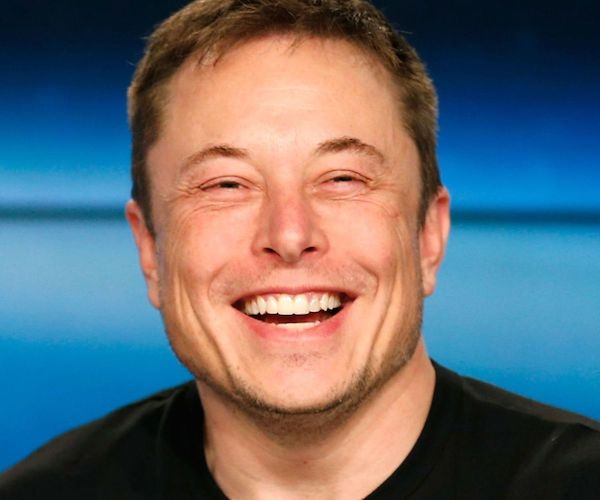
#> input picture Images/week1/musk.jpg, 600 x 500 px
$ python 7.Color_Channels.py
#> lines starting #> are read from the running program, lines starting #| are printed output that depends on the picture
import cv2
import matplotlib.pyplot as plt
plt.rc('image', cmap='gray')


colorPath = "Images/week1/musk.jpg"
img = cv2.imread(colorPath, cv2.IMREAD_COLOR)
#> img is the input picture: shape (500, 600, 3); mean B, G, R 112.1, 105.5, 100.1

b,g,r = cv2.split(img)
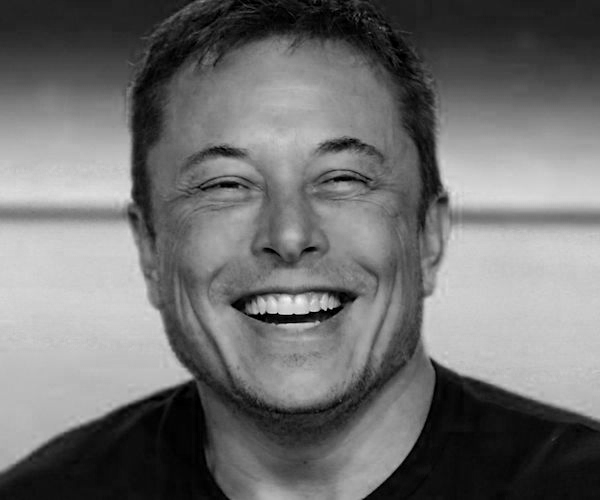
#> b: shape (500, 600); min 0, max 243, mean 112.1
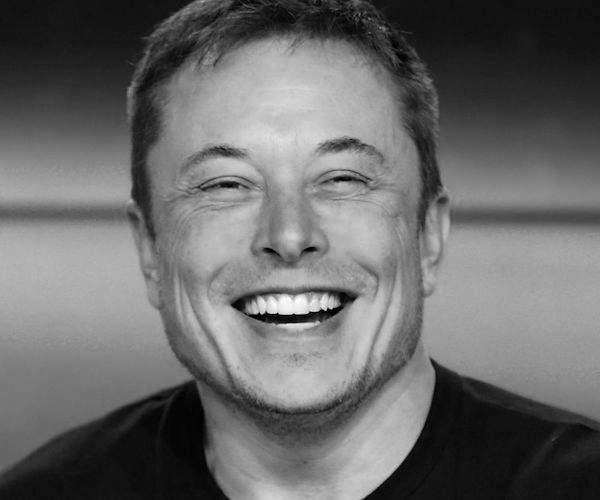
#> g: shape (500, 600); min 0, max 255, mean 105.5
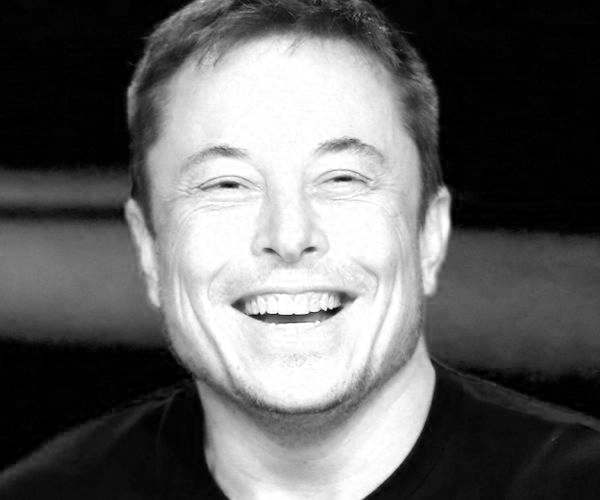
#> r: shape (500, 600); min 0, max 255, mean 100.1


plt.figure(figsize=[20,5])
'''
plt.subplot(1,4,1);plt.imshow(img[:,:,::-1]);plt.title("Original")
plt.subplot(1,4,2);plt.imshow(img[:,:,0]);plt.title("Blue CHannel")
plt.subplot(1,4,3);plt.imshow(img[:,:,1]);plt.title("Green Channel")
plt.subplot(1,4,4);plt.imshow(img[:,:,2]);plt.title("Red Channel")
'''
plt.subplot(1,4,1);plt.imshow(img[:,:,::-1]);plt.title("Original")
plt.subplot(1,4,2);plt.imshow(b);plt.title("Blue CHannel")
plt.subplot(1,4,3);plt.imshow(g);plt.title("Green Channel")
plt.subplot(1,4,4);plt.imshow(r);plt.title("Red Channel")

new = cv2.merge((b,g,r))
cv2.imshow("hello",new)
plt.show()
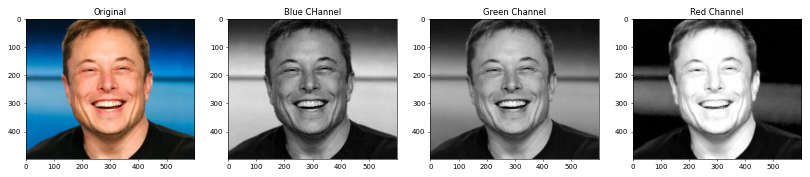
#> figure drawn by matplotlib, 4 panels
cv2.waitKey(0)
cv2.destroyAllWindows()

$ run again, with Images/week1/boy.jpg copied over Images/week1/musk.jpg
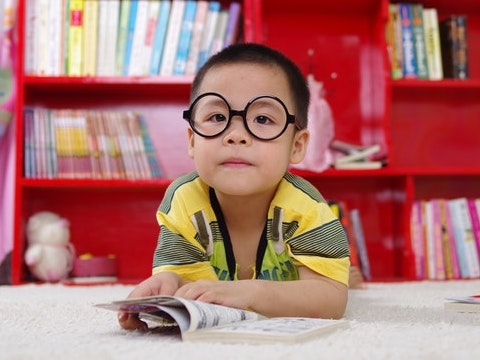
#> input picture Images/week1/boy.jpg, 480 x 360 px
#> img is the input picture: shape (360, 480, 3); mean B, G, R 111.8, 115.3, 174.3
#> `b,g,r = cv2.split(img)`:
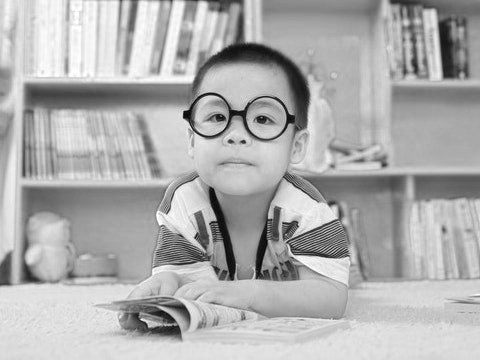
#> r: shape (360, 480); min 5, max 255, mean 174.3
#> `plt.show()`:
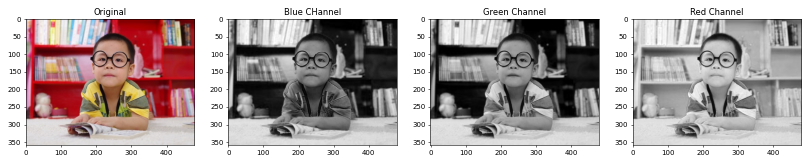
#> figure drawn by matplotlib, 4 panels

$ run again, with Images/week1/bright.jpg copied over Images/week1/musk.jpg
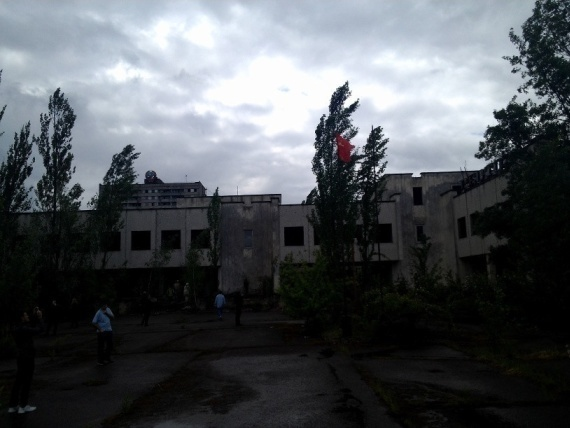
#> input picture Images/week1/bright.jpg, 570 x 428 px
#> img is the input picture: shape (428, 570, 3); mean B, G, R 89.6, 85.3, 81
#> `b,g,r = cv2.split(img)`:
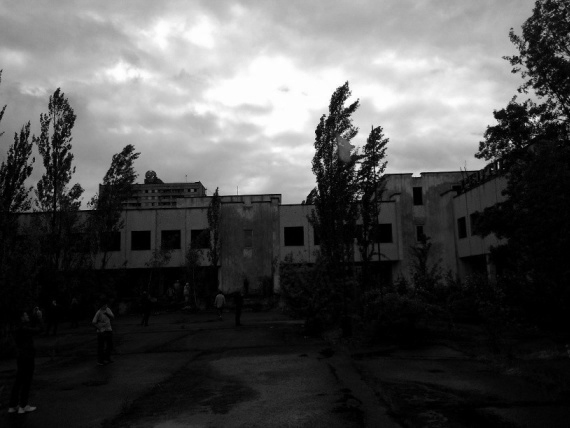
#> r: shape (428, 570); min 0, max 255, mean 81
#> `plt.show()`:
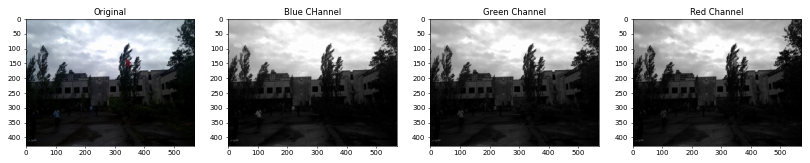
#> figure drawn by matplotlib, 4 panels
